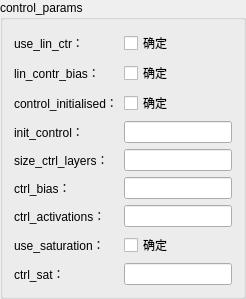
                 <widget class="QGroupBox" name="groupBox_4">
                  <property name="title">
                   <string>control_params</string>
                  </property>
                  <layout class="QGridLayout" name="gridLayout_4">
                   <item row="0" column="0">
                    <widget class="QLabel" name="label_31">
                     <property name="toolTip">
                      <string extracomment="是否使用线性控制律"/>
                     </property>
                     <property name="toolTipDuration">
                      <number>3</number>
                     </property>
                     <property name="text">
                      <string>use_lin_ctr：</string>
                     </property>
                    </widget>
                   </item>
                   <item row="0" column="1">
                    <widget class="QCheckBox" name="checkBoxUseLinCtr">
                     <property name="text">
                      <string>确定</string>
                     </property>
                    </widget>
                   </item>
                   <item row="1" column="0">
                    <widget class="QLabel" name="label_30">
                     <property name="toolTip">
                      <string extracomment="线性控制层是否使用偏置"/>
                     </property>
                     <property name="toolTipDuration">
                      <number>3</number>
                     </property>
                     <property name="text">
                      <string>lin_contr_bias：</string>
                     </property>
                    </widget>
                   </item>
                   <item row="1" column="1">
                    <widget class="QCheckBox" name="checkBoxLinContrBias">
                     <property name="text">
                      <string>确定</string>
                     </property>
                    </widget>
                   </item>
                   <item row="2" column="0">
                    <widget class="QLabel" name="label_29">
                     <property name="toolTip">
                      <string extracomment="是否用预计算 LQR 初始化控制 ANN"/>
                     </property>
                     <property name="toolTipDuration">
                      <number>3</number>
                     </property>
                     <property name="text">
                      <string>control_initialised：</string>
                     </property>
                    </widget>
                   </item>
                   <item row="2" column="1">
                    <widget class="QCheckBox" name="checkBoxControlInitialised">
                     <property name="text">
                      <string>确定</string>
                     </property>
                    </widget>
                   </item>
                   <item row="3" column="0">
                    <widget class="QLabel" name="label_24">
                     <property name="toolTip">
                      <string extracomment="初始控制解（如 [[-23.58639732, -5.31421063]]）"/>
                     </property>
                     <property name="toolTipDuration">
                      <number>3</number>
                     </property>
                     <property name="text">
                      <string>init_control：</string>
                     </property>
                    </widget>
                   </item>
                   <item row="3" column="1">
                    <widget class="QLineEdit" name="lineEditInitControl"/>
                   </item>
                   <item row="4" column="0">
                    <widget class="QLabel" name="label_27">
                     <property name="toolTip">
                      <string extracomment="控制网络层大小（如 [50,1]）"/>
                     </property>
                     <property name="toolTipDuration">
                      <number>3</number>
                     </property>
                     <property name="text">
                      <string>size_ctrl_layers：</string>
                     </property>
                    </widget>
                   </item>
                   <item row="4" column="1">
                    <widget class="QLineEdit" name="lineEditSizeCtrlLayers"/>
                   </item>
                   <item row="5" column="0">
                    <widget class="QLabel" name="label_25">
                     <property name="toolTip">
                      <string extracomment="控制网络偏置设置（如 [true,false]）"/>
                     </property>
                     <property name="toolTipDuration">
                      <number>3</number>
                     </property>
                     <property name="text">
                      <string>ctrl_bias：</string>
                     </property>
                    </widget>
                   </item>
                   <item row="5" column="1">
                    <widget class="QLineEdit" name="lineEditCtrlBias"/>
                   </item>
                   <item row="6" column="0">
                    <widget class="QLabel" name="label_28">
                     <property name="toolTip">
                      <string extracomment="控制网络激活函数（如 [&quot;tanh&quot;,&quot;linear&quot;]）"/>
                     </property>
                     <property name="toolTipDuration">
                      <number>3</number>
                     </property>
                     <property name="text">
                      <string>ctrl_activations：</string>
                     </property>
                    </widget>
                   </item>
                   <item row="6" column="1">
                    <widget class="QLineEdit" name="lineEditCtrlActivations"/>
                   </item>
                   <item row="7" column="0">
                    <widget class="QLabel" name="label_26">
                     <property name="toolTip">
                      <string extracomment="是否使用控制饱和"/>
                     </property>
                     <property name="toolTipDuration">
                      <number>3</number>
                     </property>
                     <property name="text">
                      <string>use_saturation：</string>
                     </property>
                    </widget>
                   </item>
                   <item row="7" column="1">
                    <widget class="QCheckBox" name="checkBoxUseSaturation">
                     <property name="text">
                      <string>确定</string>
                     </property>
                    </widget>
                   </item>
                   <item row="8" column="0">
                    <widget class="QLabel" name="label_23">
                     <property name="toolTip">
                      <string extracomment="执行器饱和值（如 [35.0]）"/>
                     </property>
                     <property name="toolTipDuration">
                      <number>3</number>
                     </property>
                     <property name="text">
                      <string>ctrl_sat：</string>
                     </property>
                    </widget>
                   </item>
                   <item row="8" column="1">
                    <widget class="QLineEdit" name="lineEditCtrlSat"/>
                   </item>
                  </layout>
                 </widget>
